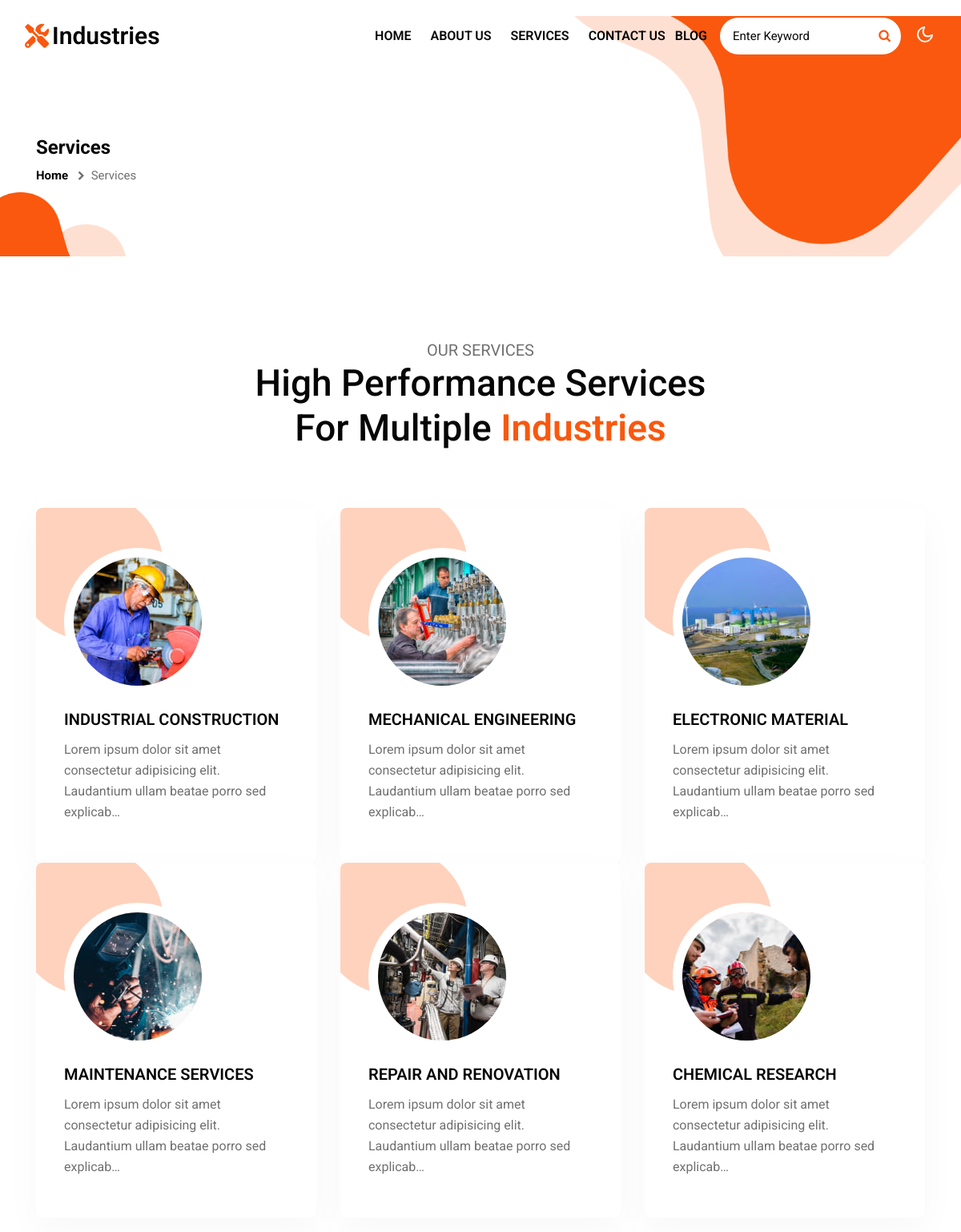
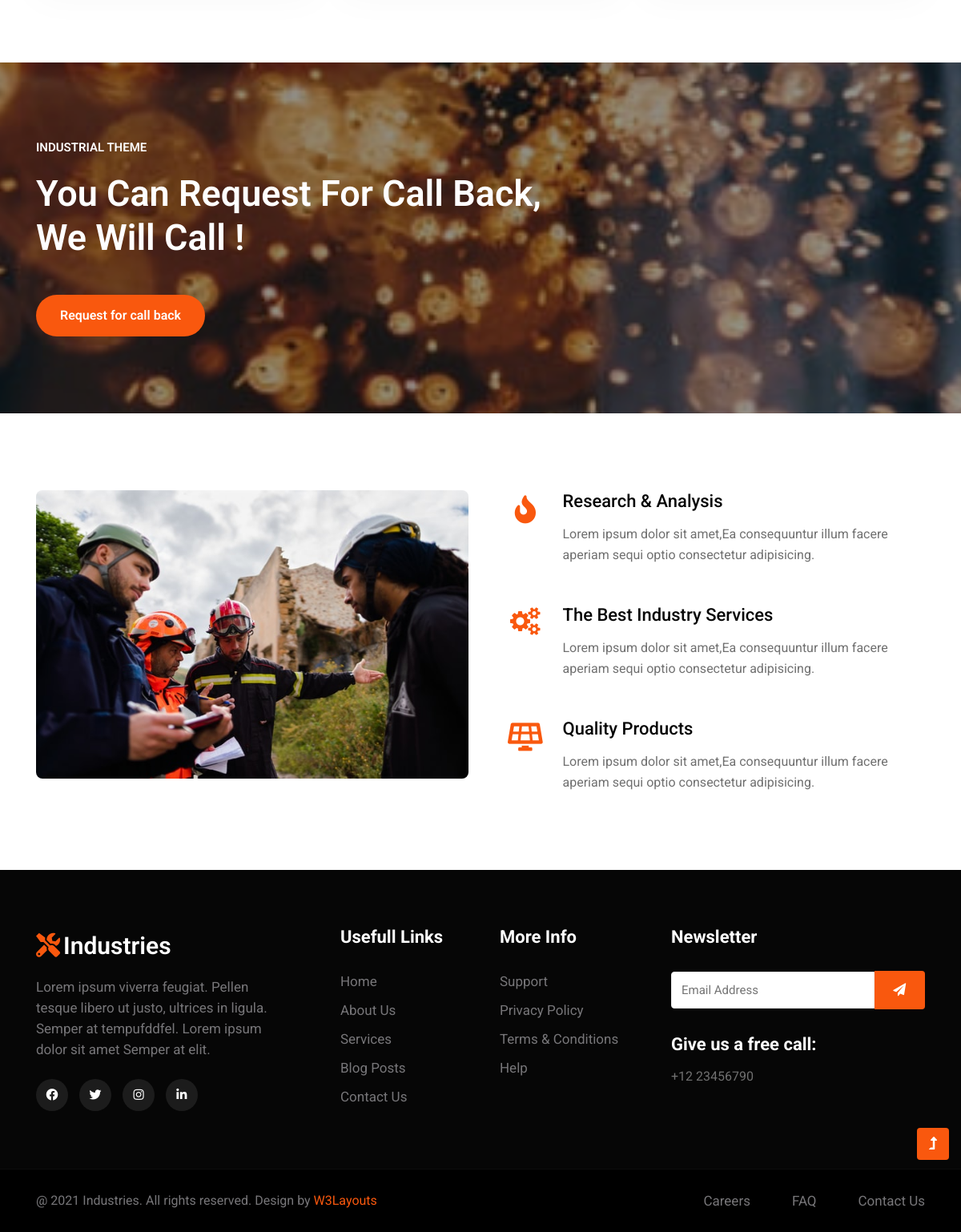
The page /app1/services/ on the database its author committed (2 pictures, top to bottom).
### app1/models.py (models this page shows, shortened)
class AddService(models.Model):
    service_title = models.CharField(max_length = 150, verbose_name = "Service Title")
    service_img = models.ImageField(verbose_name = "Post Service Image")
    service_contents = models.TextField(verbose_name = "Service Contents")

### app1/views.py (the view)
# urls.py: path('services/', views.services, name = 'services'),
def services(request):
    service = AddService.objects.all()
    return render(request, 'app1/services.html', {"service": service})

### templates/app1/services.html (shortened to what this page needs)
{% extends 'app1/base.html' %}
{% load static %}
{% block content %}
    <div class="inner-banner">
        <div class="w3l-breadcrumb">
            <div class="container">
                <h4 class="inner-text-title font-weight-bold mb-2">Services</h4>
                <ul class="breadcrumbs-custom-path">
                    <li><a href="{% url 'home' %}">Home</a></li>
                    <li class="active"><span class="fa fa-chevron-right mx-2" aria-hidden="true"></span>Services
                    </li>
                </ul>
            </div>
        </div>
    </div>
    {% include 'app1/includes/services.html' %}
    <section class="w3l-content-bg">
        <div class="container py-md-5 py-4">
            <div class="row py-5">
                <div class="col-md-7">
                    <div class="left-content-bg">
                        <p class="text-tag">Industrial Theme</p>
                        <h4 class="text-head-content">You can request for call back, we will call !</h4>
                        <a class="btn btn-style mt-4" href="{% url 'app1:contact' %}">Request for call back</a>
                    </div>
                </div>
            </div>
        </div>
    </section>
    <section class="w3l-content-4 py-5" id="features">
        <div class="content-4-main py-lg-5 py-md-4 py-2">
            <div class="container HPCWP">
                <div class="content-info-in row">
                    <div class="content-left col-lg-6">
                        <img src="{% static 'app1/images/services.jpg' %}" alt="" class="img-fluid img-responsive">
                    </div>
                    <div class="content-right col-lg-6 pl-lg-4 mt-lg-0 mt-md-5 mt-5 align-self">
                        <div class="row content4-right-grids mb-lg-5 mb-5">
                            <div class="col-2 content4-right-icon">
                                <div class="content4-icon">
                                    <i class="fas fa-fire"></i>
                                </div>
                            </div>
                            <div class="col-10 content4-right-info">
                                <h6><a href="#url">
                                        Research & Analysis</a>
                                </h6>
                                <p>Lorem ipsum dolor sit amet,Ea consequuntur illum facere aperiam sequi optio
                                    consectetur
                                    adipisicing.</p>
                            </div>
                        </div>
                        <div class="row content4-right-grids mb-lg-5 mb-5">
                            <div class="col-2 content4-right-icon">
                                <div class="content4-icon">
                                    <span class="fa fa-cogs"></span>
                                </div>
                            </div>
                            <div class="col-10 content4-right-info">
                                <h6><a href="#url">
                                        The Best Industry Services</a>
                                </h6>
                                <p>Lorem ipsum dolor sit amet,Ea consequuntur illum facere aperiam sequi optio
                                    consectetur
                                    adipisicing.</p>
                            </div>
                        </div>
                        <div class="row content4-right-grids">
                            <div class="col-2 content4-right-icon">
                                <div class="content4-icon">
                                    <i class="fas fa-solar-panel"></i>
                                </div>
                            </div>
                            <div class="col-10 content4-right-info">
                                <h6><a href="#url">
                                        Quality Products</a>
                                </h6>
                                <p>Lorem ipsum dolor sit amet,Ea consequuntur illum facere aperiam sequi optio
                                    consectetur
                                    adipisicing.</p>
                            </div>
                        </div>
                    </div>
                </div>
            </div>
        </div>
    </section>
    {% endblock %}

### templates/app1/base.html (shortened to what this page needs)
{% load static %}
<!doctype html>
<html lang="en">
<head>
    <link href="https://unpkg.com/aos@2.3.1/dist/aos.css" rel="stylesheet">
    <link rel="stylesheet" type="text/css" href="{% static 'app1/css/fontawesome-all.min.css' %}">
    <link rel="stylesheet" type="text/css" href="{% static 'app1/css/style-starter.css' %}">
    <link rel="stylesheet" type="text/css" href="{% static 'app1/css/comment.css' %}">
    <link href="https://maxcdn.bootstrapcdn.com/font-awesome/4.3.0/css/font-awesome.min.css" rel="stylesheet">
</head>
<body>
    {% include 'app1/includes/nav.html' %}
    {% block content %}
    {% endblock %}
    {% include 'app1/includes/footer.html' %}
    <button onclick="topFunction()" id="movetop" title="Go to top">
        <span class="fas fa-level-up-alt" aria-hidden="true"></span>
    </button>
</body>
</html>

### templates/app1/includes/nav.html (shortened to what this page needs)
<header id="site-header" class="fixed-top">
    <div class="container-fluid">
        <nav class="navbar navbar-expand-lg stroke">
            <h1>
                <a class="navbar-brand d-flex align-items-center" href="{% url 'home' %}">
                    <i class="fas fa-tools mr-1" aria-hidden="true"></i>Industries</a>
            </h1>
            <div class="collapse navbar-collapse" id="navbarTogglerDemo02">
                <ul class="navbar-nav ml-lg-auto">
                    <li class="nav-item active">
                        <a class="nav-link" href="{% url 'home' %}">Home <span class="sr-only">(current)</span></a>
                    </li>
                    <li class="nav-item">
                        <a class="nav-link" href="{% url 'app1:about' %}">About Us</a>
                    </li>
                    <li class="nav-item">
                        <a class="nav-link" href="{% url 'app1:services' %}">Services</a>
                    </li>
                    <li class="nav-item">
                        <a class="nav-link" href="{% url 'app1:contact' %}">Contact Us</a>
                    </li>
                        <a class="nav-link" href="{% url 'app1:blog' %}">Blog</a>
                    <div class="search-right ml-lg-3">
                        <form action="#search" method="GET" class="search-box position-relative">
                            <div class="input-search">
                                <input type="search" placeholder="Enter Keyword" name="search" required="required"
                                    autofocus="" class="search-popup">
                            </div>
                            <button type="submit" class="btn search-btn"><i class="fa fa-search"
                                    aria-hidden="true"></i></button>
                        </form>
                    </div>
                </ul>
            </div>
            <div class="cont-ser-position">
                <nav class="navigation">
                    <div class="theme-switch-wrapper">
                        <label class="theme-switch" for="checkbox">
                            <div class="mode-container">
                                <i class="gg-moon"></i>
                            </div>
                        </label>
                    </div>
                </nav>
            </div>
        </nav>
    </div>
</header>

### templates/app1/includes/services.html
{% load static %}
{% if service %}
<section class="w3l-bottom-grids-6 py-5" id="services">
    <div class="container py-md-5 py-4">
        <div class="title-main text-center mx-auto mb-5" style="max-width:600px;">
            <p class="mt-2">Our Services</p>
            <h3 class="title-style">High Performance Services For Multiple <span>Industries</span></h3>
        </div>
        <div class="row pt-md-4">
            {% for s in service %}
            <div class="col-lg-4 col-md-6 grids-feature">
                <div class="area-box">
                    <img class="img-fluid" src="{{ s.service_img.url }}" alt=" ">
                    <h4><a href="#feature" class="title-head">{{ s.service_title }}</a></h4>
                    <p>{{ s.service_contents | truncatechars:100 }}</p>
                </div>
            </div>
            {% endfor %}
            {% endif %}
        </div>
    </div>
</section>

### templates/app1/includes/footer.html
<footer class="w3l-footer-29-main">
    <div class="footer-29-w3l py-5">
        <div class="container py-4">
            <div class="row footer-top-29">
                <div class="col-lg-4 col-md-6 col-sm-7 footer-list-29 footer-1 pr-lg-5">
                    <div class="footer-logo mb-3">
                        <a class="footer-brand-logo" href="{% url 'home' %}"><i class="fas fa-tools mr-1"
                                aria-hidden="true"></i>Industries</a>
                    </div>
                    <p>Lorem ipsum viverra feugiat. Pellen tesque libero ut justo, ultrices in ligula.
                        Semper at
                        tempufddfel. Lorem ipsum dolor sit amet Semper at elit.</p>
                    <div class="main-social-footer-29 mt-4">
                        <a href="#facebook" class="facebook"><span class="fab fa-facebook-f"></span></a>
                        <a href="#twitter" class="twitter"><span class="fab fa-twitter"></span></a>
                        <a href="#instagram" class="instagram"><span class="fab fa-instagram"></span></a>
                        <a href="#linkedin" class="linkedin"><span class="fab fa-linkedin-in"></span></a>
                    </div>
                </div>
                <div class="col-lg-2 col-md-6 col-sm-5 col-6 footer-list-29 footer-2 mt-sm-0 mt-5">
                    <ul>
                        <h6 class="footer-title-29">Usefull Links</h6>
                        <li><a href="{% url 'home' %}">Home</a></li>
                        <li><a href="{% url 'app1:about' %}">About Us</a></li>
                        <li><a href="#careers">Services</a></li>
                        <li><a href="#blog">Blog Posts</a></li>
                        <li class="mb-0"><a href="{% url 'app1:contact' %}">Contact us</a></li>
                    </ul>
                </div>
                <div class="col-lg-2 col-md-6 col-sm-5 col-6 footer-list-29 footer-3 mt-lg-0 mt-5 pl-lg-4">
                    <h6 class="footer-title-29">More Info</h6>
                    <ul>
                        <li><a href="#support">Support</a></li>
                        <li><a href="#privacy">Privacy Policy</a></li>
                        <li><a href="#terms">Terms & conditions</a></li>
                        <li><a href="#help">Help</a></li>
                    </ul>
                </div>
                <div class="col-lg-4 col-md-6 col-sm-7 footer-list-29 footer-4 mt-lg-0 mt-5 pl-lg-5">
                    <h6 class="footer-title-29">Newsletter </h6>
                    <form action="#" class="subscribe d-flex align-items-center" method="post">
                        <input type="email" name="email" placeholder="Email Address" required="">
                        <button><span class="fa fa-paper-plane" aria-hidden="true"></span></button>
                    </form>
                    <h6 class="footer-title-29 pt-2 mt-4 mb-3">Give us a free call: </h6>
                    <a href="tel:+12 23456790">+12 23456790</a>
                </div>
            </div>
        </div>
    </div>
    <div class="w3l-copyright">
        <div class="container">
            <div class="row bottom-copies align-items-center">
                <p class="col-lg-8 copy-footer-29">@ 2021 Industries. All rights reserved. Design by <a
                        href="https://w3layouts.com/" target="_blank">
                        W3Layouts</a></p>
                <div class="col-lg-4 footer-list-29 footer-copy-list">
                    <ul class="text-lg-right">
                        <li><a href="#careers"> Careers</a></li>
                        <li class="mx-lg-5 mx-md-4 mx-3"><a href="#faq">FAQ</a></li>
                        <li><a href="{% url 'app1:contact' %}">Contact us</a></li>
                    </ul>
                </div>
            </div>
        </div>
    </div>
</footer>

### static/app1/css/comment.css (style rules this page uses)
body { margin-top:20px; }

### rows shown on the page
AddService: service_img (picture), service_title "INDUSTRIAL CONSTRUCTION", service_contents "Lorem ipsum dolor sit amet consectetur adipisicing elit. Laudantium ullam beatae porro sed explicab…"
AddService: service_img (picture), service_title "MECHANICAL ENGINEERING", service_contents "Lorem ipsum dolor sit amet consectetur adipisicing elit. Laudantium ullam beatae porro sed explicab…"
AddService: service_img (picture), service_title "ELECTRONIC MATERIAL", service_contents "Lorem ipsum dolor sit amet consectetur adipisicing elit. Laudantium ullam beatae porro sed explicab…"
AddService: service_img (picture), service_title "MAINTENANCE SERVICES", service_contents "Lorem ipsum dolor sit amet consectetur adipisicing elit. Laudantium ullam beatae porro sed explicab…"
AddService: service_img (picture), service_title "REPAIR AND RENOVATION", service_contents "Lorem ipsum dolor sit amet consectetur adipisicing elit. Laudantium ullam beatae porro sed explicab…"
AddService: service_img (picture), service_title "CHEMICAL RESEARCH", service_contents "Lorem ipsum dolor sit amet consectetur adipisicing elit. Laudantium ullam beatae porro sed explicab…"
